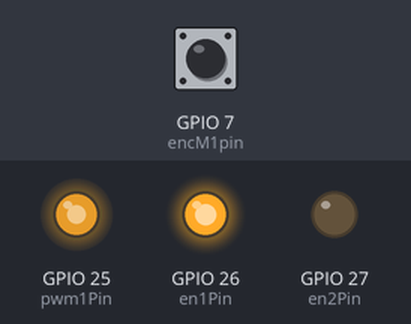
The sketch below on a simulated ESP32. Shown: output pins drawn as LEDs (lit = HIGH). Inputs (shaded band) come from the test bench; at power-on: GPIO 7 (encM1pin) HIGH. What the sketch prints to the serial monitor is not drawn.

Above: at 0.1 s.
Timing chart, 0 to 1.6 s (numbered marks = the images above):
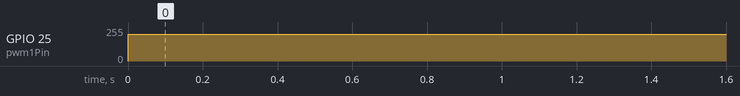

Measured:
- by itself, GPIO 25 (pwm1Pin): 0/255 → 200/255 at 0.00 s

The sketch:

EjemploInterrupcion.ino
```cpp
byte pwm1Pin = 25;
byte en1Pin = 26;
byte en2Pin = 27;

byte encM1pin = 7;

volatile long encPos1 = 0;

void setup()
{
  // put your setup code here, to run once:
  Serial.begin(9600);

  pinMode(en1Pin, OUTPUT);
  pinMode(en2Pin, OUTPUT);

  pinMode(encM1pin, INPUT);

  attachInterrupt(encM1pin, funcInt, CHANGE);
}

void loop()
{
  // put your main code here, to run repeatedly:
  digitalWrite(en1Pin, HIGH);
  digitalWrite(en2Pin, LOW);
  analogWrite(pwm1Pin, 200);
  if(millis() % 300 == 0) {
    Serial.println(encPos1);
    encPos1 = 0;
    delay(1);
  }
}

void funcInt() {
  encPos1 += 1;
}
```
